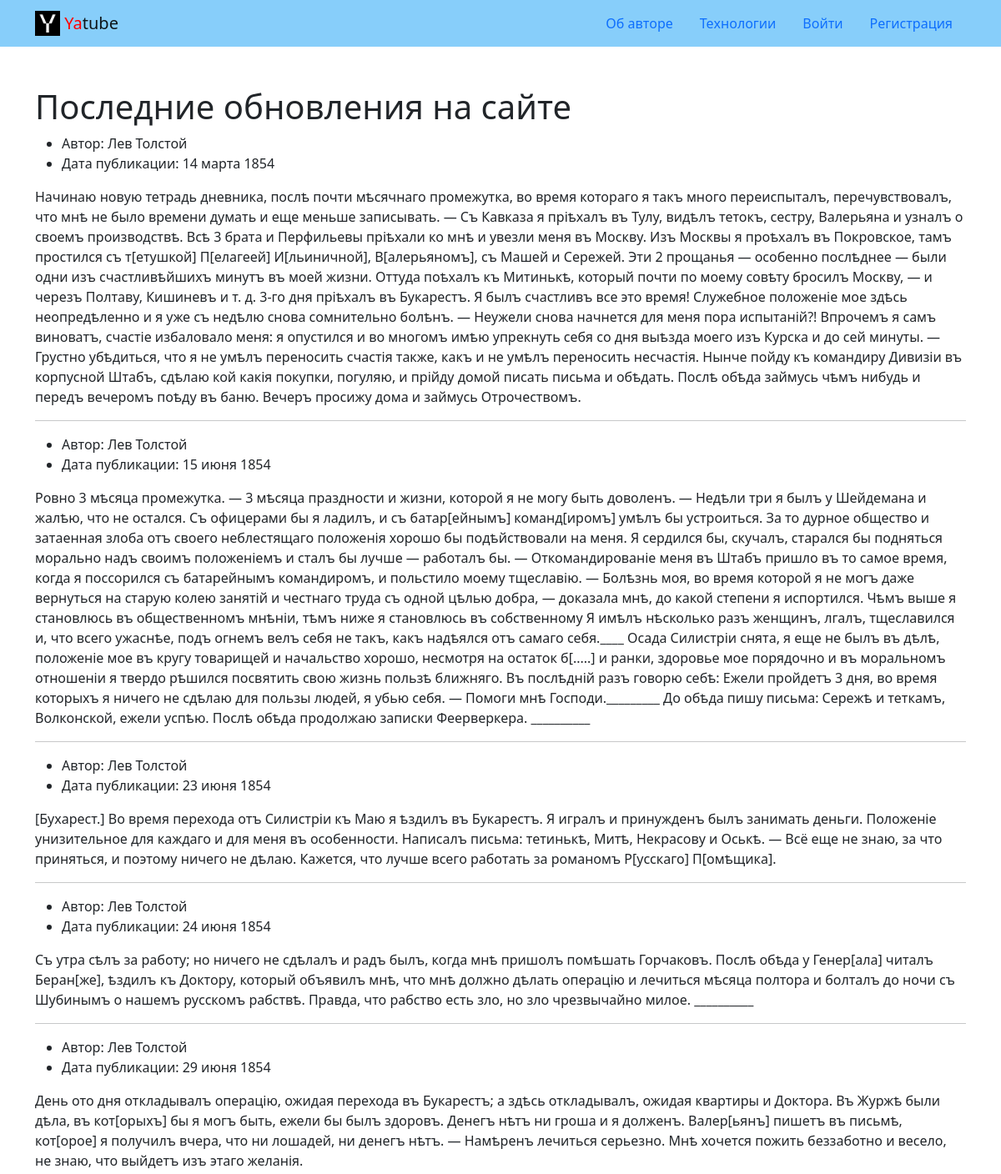
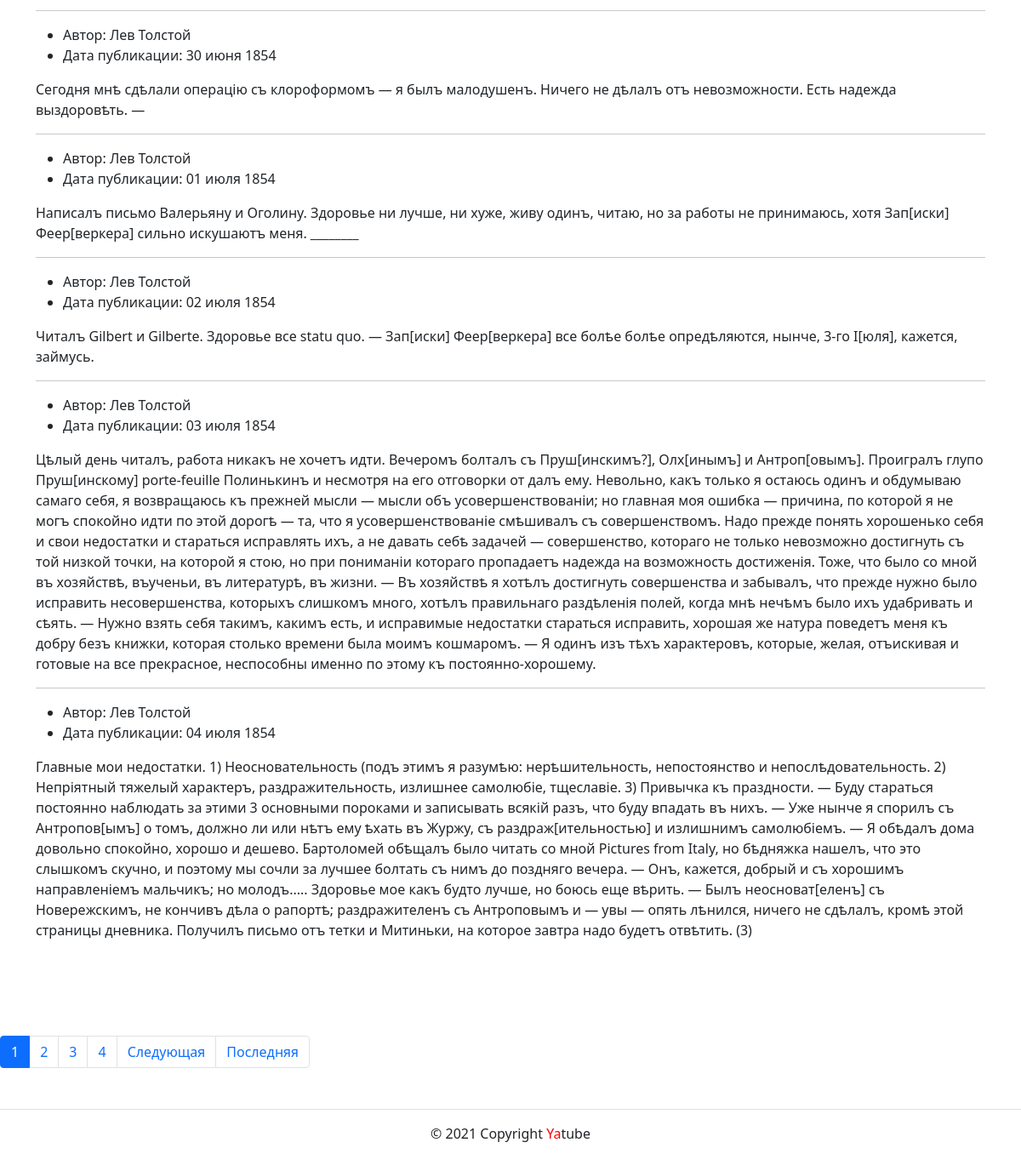
The page / on the database its author committed (2 pictures, top to bottom).
### posts/models.py (models this page shows)
class Post(models.Model):
    text = models.TextField()
    pub_date = models.DateTimeField('date published', auto_now_add=True)
    author = models.ForeignKey(
        User,
        on_delete=models.CASCADE,
        related_name='posts'
    )
    group = models.ForeignKey(
        Group,
        on_delete=models.SET_NULL,
        max_length=50,
        related_name='posts',
        blank=True,
        null=True
    )

### posts/views.py (the view)
# urls.py: path('', views.index, name='index'),
def index(request):
    posts = Post.objects.all()
    paginator = Paginator(posts, 10)
    page_number = request.GET.get('page')
    page_obj = paginator.get_page(page_number)
    title = 'Последние обновления на сайте'
    text = 'Последние обновления на сайте'
    context = {
        'page_obj': page_obj,
        'posts': posts,
        'title': title,
        'text': text
    }
    return render(request, 'posts/index.html', context)

### templates/posts/index.html (shortened to what this page needs)
{% extends "base.html" %}
{% block content %}
  <main>
    <div class="container py-5">
      <h1>Последние обновления на сайте</h1>
        {% for post in page_obj %}
          <ul>
            <li>
              Автор: {{ post.author.get_full_name }}
            </li>
            <li>
              Дата публикации: {{ post.pub_date|date:"d E Y" }}
            </li>
          </ul>
        <p>{{ post.text }}</p>
        {% if not forloop.last %}<hr>{% endif %}
        {% endfor %}
    </div>
  </main>
  {% include 'posts/includes/paginator.html' %}
{% endblock %}

### rows shown on the page
Post: author.get_full_name "Лев Толстой", pub_date "14 марта 1854", text "Начинаю новую тетрадь дневника, послѣ почти мѣсячнаго промежутка, во время котораго я такъ много переиспыталъ, перечувствовалъ, что мнѣ не было времени думать и еще меньше записывать. — Съ Кавказа я пріѣхалъ въ Тулу, видѣлъ тетокъ, сестру, Валерьяна и узналъ о своемъ производствѣ. Всѣ 3 брата и Перфильевы пріѣхали ко мнѣ и увезли меня въ Москву. Изъ Москвы я проѣхалъ въ Покровское, тамъ простился съ т[етушкой] П[елагеей] И[льиничной], В[алерьяномъ], съ Машей и Сережей. Эти 2 прощанья — особенно послѣднее — были одни изъ счастливѣйшихъ минутъ въ моей жизни. Оттуда поѣхалъ къ Митинькѣ, который почти по моему совѣту бросилъ Москву, — и черезъ Полтаву, Кишиневъ и т. д. 3-го дня пріѣхалъ въ…"
Post: author.get_full_name "Лев Толстой", pub_date "15 июня 1854", text "Ровно 3 мѣсяца промежутка. — 3 мѣсяца праздности и жизни, которой я не могу быть доволенъ. — Недѣли три я былъ у Шейдемана и жалѣю, что не остался. Съ офицерами бы я ладилъ, и съ батар[ейнымъ] команд[иромъ] умѣлъ бы устроиться. За то дурное общество и затаенная злоба отъ своего неблестящаго положенія хорошо бы подѣйствовали на меня. Я сердился бы, скучалъ, старался бы подняться морально надъ своимъ положеніемъ и сталъ бы лучше — работалъ бы. — Откомандированіе меня въ Штабъ пришло въ то самое время, когда я поссорился съ батарейнымъ командиромъ, и польстило моему тщеславію. — Болѣзнь моя, во время которой я не могъ даже вернуться на старую колею занятій и честнаго труда съ одной цѣлью…"
Post: author.get_full_name "Лев Толстой", pub_date "23 июня 1854", text "[Бухарест.] Во время перехода отъ Силистріи къ Маю я ѣздилъ въ Букарестъ. Я игралъ и принужденъ былъ занимать деньги. Положеніе унизительное для каждаго и для меня въ особенности. Написалъ письма: тетинькѣ, Митѣ, Некрасову и Оськѣ. — Всё еще не знаю, за что приняться, и поэтому ничего не дѣлаю. Кажется, что лучше всего работать за романомъ Р[усскаго] П[омѣщика]."
Post: author.get_full_name "Лев Толстой", pub_date "24 июня 1854", text "Съ утра сѣлъ за работу; но ничего не сдѣлалъ и радъ былъ, когда мнѣ пришолъ помѣшать Горчаковъ. Послѣ обѣда у Генер[ала] читалъ Беран[же], ѣздилъ къ Доктору, который объявилъ мнѣ, что мнѣ должно дѣлать операцію и лечиться мѣсяца полтора и болталъ до ночи съ Шубинымъ о нашемъ русскомъ рабствѣ. Правда, что рабство есть зло, но зло чрезвычайно милое. __________"
Post: author.get_full_name "Лев Толстой", pub_date "29 июня 1854", text "День ото дня откладывалъ операцію, ожидая перехода въ Букарестъ; a здѣсь откладывалъ, ожидая квартиры и Доктора. Въ Журжѣ были дѣла, въ кот[орыхъ] бы я могъ быть, ежели бы былъ здоровъ. Денегъ нѣтъ ни гроша и я долженъ. Валер[ьянъ] пишетъ въ письмѣ, кот[орое] я получилъ вчера, что ни лошадей, ни денегъ нѣтъ. — Намѣренъ лечиться серьезно. Мнѣ хочется пожить беззаботно и весело, не знаю, что выйдетъ изъ этаго желанія."
Post: author.get_full_name "Лев Толстой", pub_date "30 июня 1854", text "Сегодня мнѣ сдѣлали операцію съ клороформомъ — я былъ малодушенъ. Ничего не дѣлалъ отъ невозможности. Есть надежда выздоровѣть. —"
Post: author.get_full_name "Лев Толстой", pub_date "01 июля 1854", text "Написалъ письмо Валерьяну и Оголину. Здоровье ни лучше, ни хуже, живу одинъ, читаю, но за работы не принимаюсь, хотя Зап[иски] Феер[веркера] сильно искушаютъ меня. ________"
Post: author.get_full_name "Лев Толстой", pub_date "02 июля 1854", text "Читалъ Gilbert и Gilberte. Здоровье все statu quo. — Зап[иски] Феер[веркера] все болѣе болѣе опредѣляются, нынче, 3-го І[юля], кажется, займусь."
Post: author.get_full_name "Лев Толстой", pub_date "03 июля 1854", text "Цѣлый день читалъ, работа никакъ не хочетъ идти. Вечеромъ болталъ съ Пруш[инскимъ?], Олх[инымъ] и Антроп[овымъ]. Проигралъ глупо Пруш[инскому] porte-feuille Полинькинъ и несмотря на его отговорки от далъ ему. Невольно, какъ только я остаюсь одинъ и обдумываю самаго себя, я возвращаюсь къ прежней мысли — мысли объ усовершенствованіи; но главная моя ошибка — причина, по которой я не могъ спокойно идти по этой дорогѣ — та, что я усовершенствованіе смѣшивалъ съ совершенствомъ. Надо прежде понять хорошенько себя и свои недостатки и стараться исправлять ихъ, а не давать себѣ задачей — совершенство, котораго не только невозможно достигнуть съ той низкой точки, на которой я стою, но при пониманіи…"
Post: author.get_full_name "Лев Толстой", pub_date "04 июля 1854", text "Главные мои недостатки. 1) Неосновательность (подъ этимъ я разумѣю: нерѣшительность, непостоянство и непослѣдовательность. 2) Непріятный тяжелый характеръ, раздражительность, излишнее самолюбіе, тщеславіе. 3) Привычка къ праздности. — Буду стараться постоянно наблюдать за этими 3 основными пороками и записывать всякій разъ, что буду впадать въ нихъ. — Уже нынче я спорилъ съ Антропов[ымъ] о томъ, должно ли или нѣтъ ему ѣхать въ Журжу, съ раздраж[ительностью] и излишнимъ самолюбіемъ. — Я обѣдалъ дома довольно спокойно, хорошо и дешево. Бартоломей обѣщалъ было читать со мной Pictures from Italy, но бѣдняжка нашелъ, что это слышкомъ скучно, и поэтому мы сочли за лучшее болтать съ нимъ до…"

### other values the page prints
{{ i }} "1"
{{ i }} "2" "3" "4"
